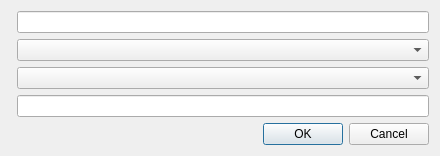
<?xml version="1.0" encoding="UTF-8"?>
<ui version="4.0">
 <class>PostprocessingArgumentDialog</class>
 <widget class="QDialog" name="PostprocessingArgumentDialog">
  <property name="minimumSize">
   <size>
    <width>440</width>
    <height>0</height>
   </size>
  </property>
  <property name="modal">
   <bool>true</bool>
  </property>
  <layout class="QFormLayout" name="form_layout">
   <item row="0" column="0">
    <widget class="oclero::qlementine::Label" name="lbl_name"/>
   </item>
   <item row="0" column="1">
    <widget class="QLineEdit" name="txt_name"/>
   </item>
   <item row="1" column="0">
    <widget class="oclero::qlementine::Label" name="lbl_step"/>
   </item>
   <item row="1" column="1">
    <widget class="QComboBox" name="cmb_step"/>
   </item>
   <item row="2" column="0">
    <widget class="oclero::qlementine::Label" name="lbl_executable"/>
   </item>
   <item row="2" column="1">
    <widget class="QComboBox" name="cmb_executable"/>
   </item>
   <item row="3" column="0">
    <widget class="oclero::qlementine::Label" name="lbl_arguments"/>
   </item>
   <item row="3" column="1">
    <widget class="QLineEdit" name="txt_arguments"/>
   </item>
   <item row="4" column="0" colspan="2">
    <widget class="QDialogButtonBox" name="buttons">
     <property name="standardButtons">
      <set>QDialogButtonBox::Cancel|QDialogButtonBox::Ok</set>
     </property>
    </widget>
   </item>
  </layout>
 </widget>
 <customwidgets>
  <customwidget>
   <class>oclero::qlementine::Label</class>
   <extends>QWidget</extends>
   <header location="global">oclero/qlementine/widgets/Label.hpp</header>
  </customwidget>
 </customwidgets>
 <resources/>
 <connections>
  <connection>
   <sender>buttons</sender>
   <signal>accepted()</signal>
   <receiver>PostprocessingArgumentDialog</receiver>
   <slot>accept()</slot>
  </connection>
  <connection>
   <sender>buttons</sender>
   <signal>rejected()</signal>
   <receiver>PostprocessingArgumentDialog</receiver>
   <slot>reject()</slot>
  </connection>
 </connections>
</ui>
